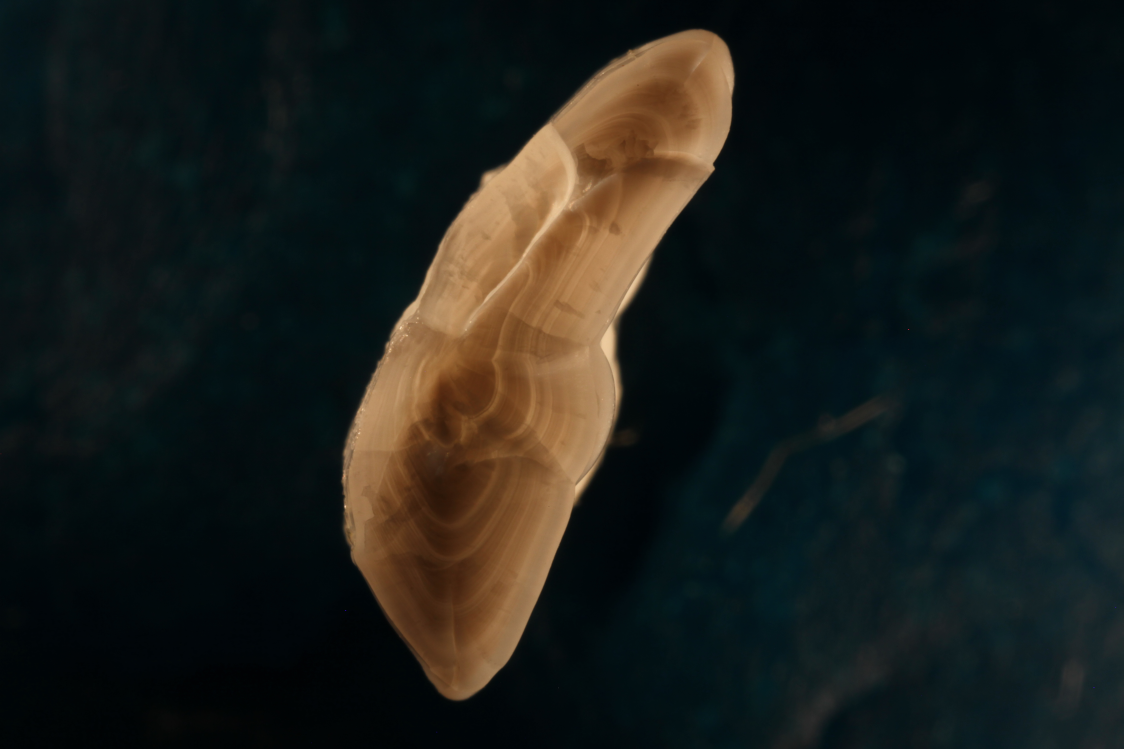
#> input picture regression/IMG_0067.JPG, 5616 x 3744 px (shown at 1/5 size); its folder holds only this picture in this run
$ python -i regress_cod_oto.py   (imports and definitions only)
#> lines starting #> are read from the running program, lines starting #| are printed output that depends on the picture; after the words box and inside, x2 and y2 are one past the last pixel; in counts of white or black regions, pixels touching at a corner belong together
import cv2
import numpy as np
import pandas as pd
import os
from pathlib import Path

from sklearn.model_selection import KFold
from sklearn.linear_model import LinearRegression
from sklearn.metrics import mean_squared_error

import matplotlib.pyplot as plt

# [51 lines left out: function regress_area, not called in this run]


def get_pixels(img):
#> called with img = 'regression/IMG_0067.JPG'
    gray = cv2.imread(img,0)
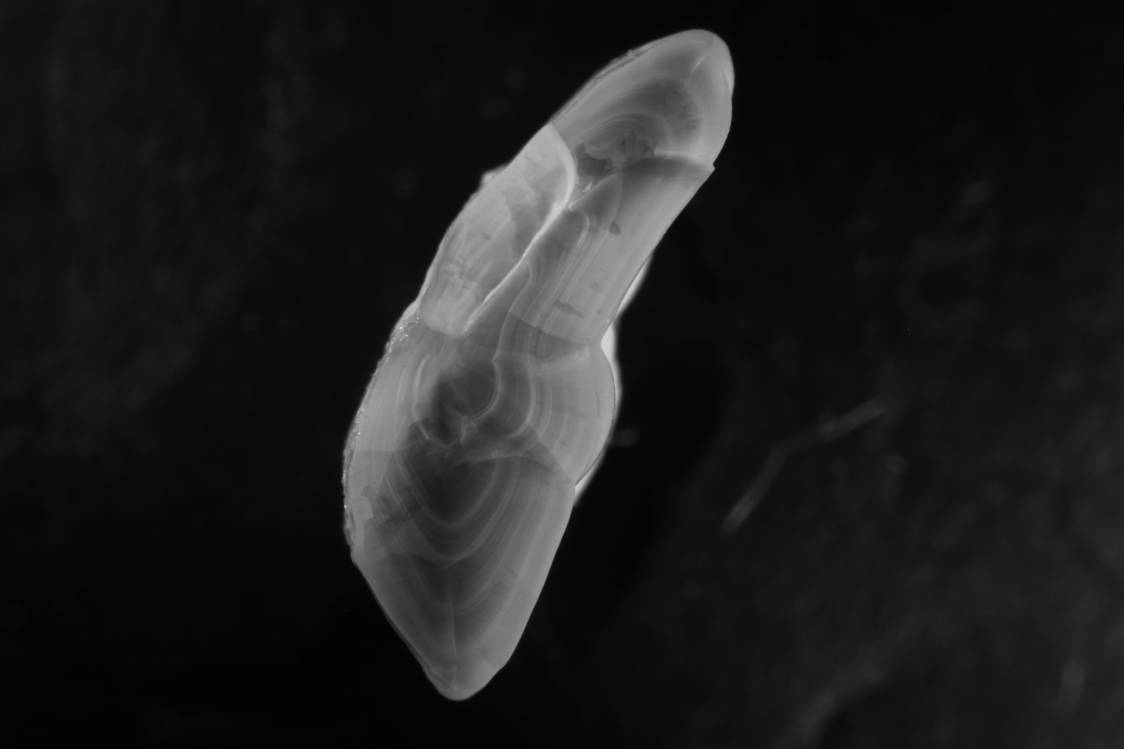
#> gray: shape (3744, 5616) (shown at 1/5 size); min 0, max 246, mean 28.9

    th, im_th = cv2.threshold(gray, 50, 255, cv2.THRESH_BINARY);
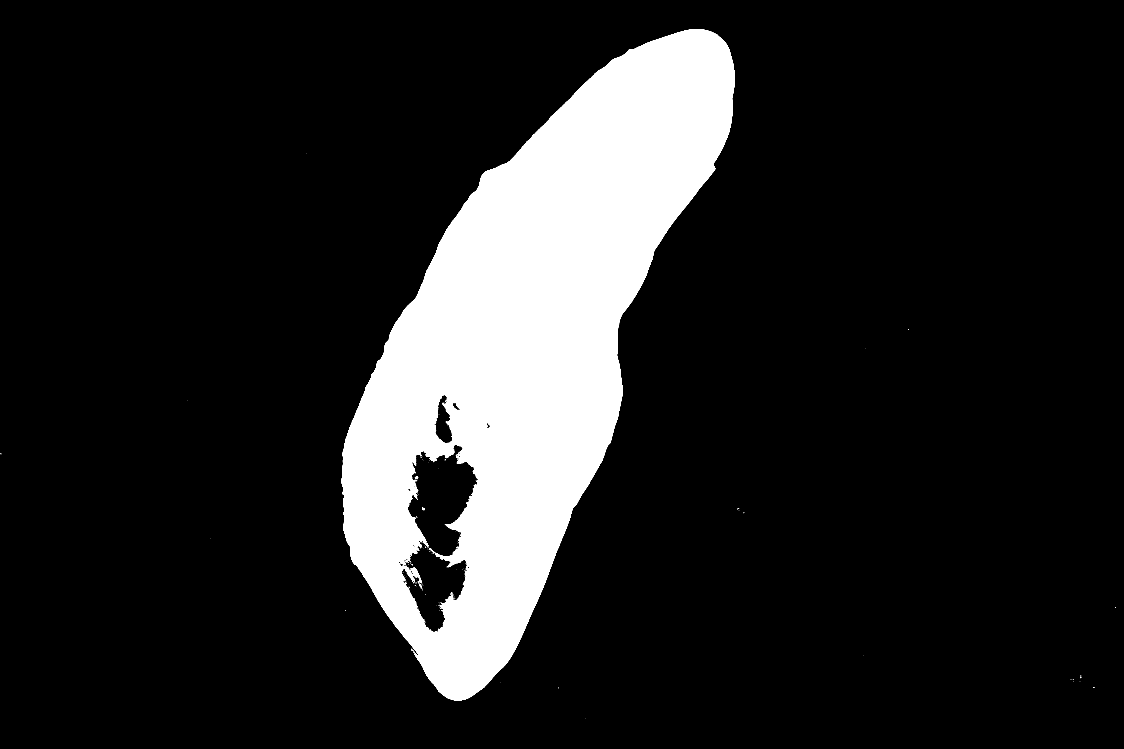
#> im_th: shape (3744, 5616) (shown at 1/5 size); 14.4% white; 622 white regions (609 under 20 px), largest, box (x1, y1, x2, y2) and area: (1706, 145, 3674, 3502) 3028779, (2076, 2382, 2091, 2393) 95, (2110, 2538, 2124, 2550) 94

    if type(im_th) == type(None):
        print("img:"+str(img)+" not an image")
        return 1

    # Copy the thresholded image.
    im_floodfill = im_th.copy()

    # Mask used to flood filling.
    # Notice the size needs to be 2 pixels than the image.
    h, w = im_th.shape[:2]
#> h = 3744; w = 5616
    mask = np.zeros((h+2, w+2), np.uint8)

    # Floodfill from point (0, 0)
    cv2.floodFill(im_floodfill, None, (0,0), 255);
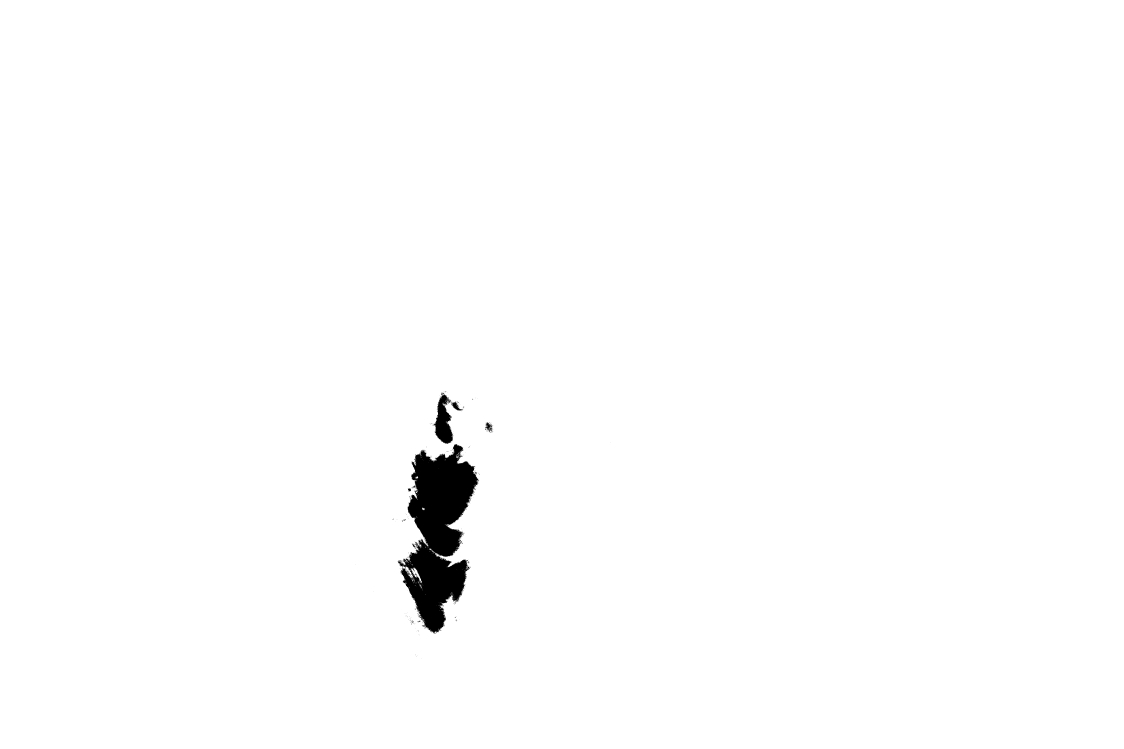
#> im_floodfill: shape (3744, 5616) (shown at 1/5 size); 99% white; 606 black regions (591 under 20 px), largest, box (x1, y1, x2, y2) and area: (1991, 2221, 2394, 3169) 201717, (2168, 1973, 2266, 2220) 13698, (2255, 2009, 2313, 2055) 961

    # Invert floodfilled image
    im_floodfill_inv = cv2.bitwise_not(im_floodfill)
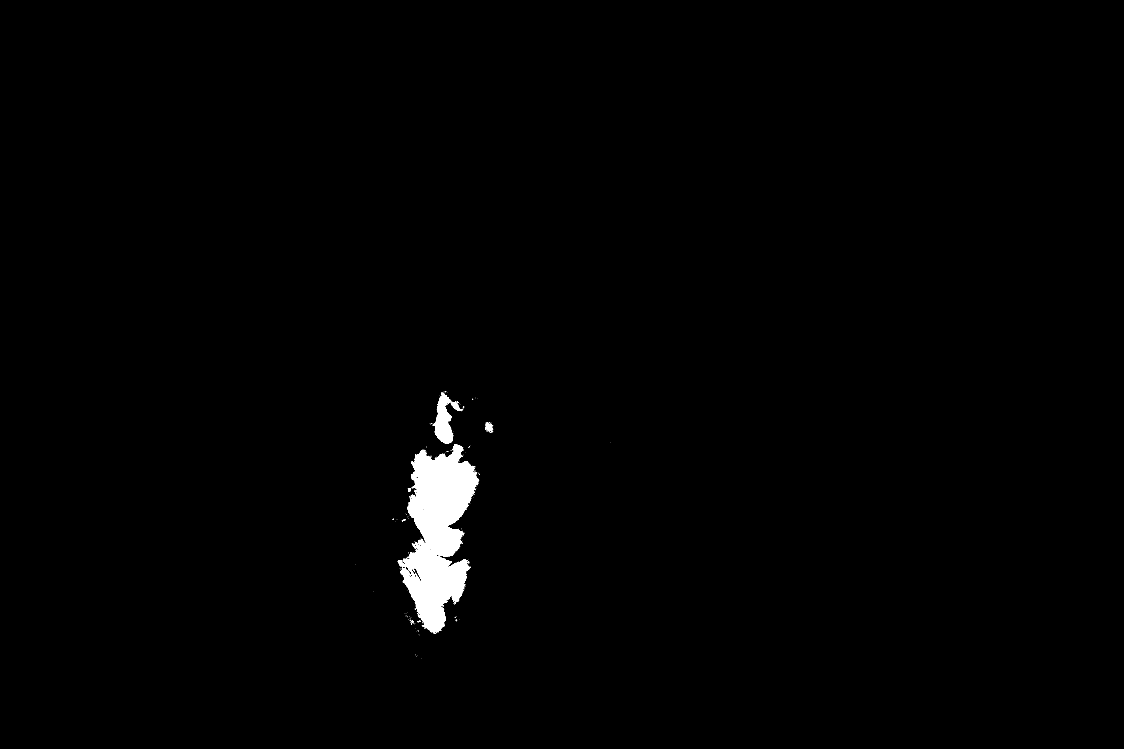
#> im_floodfill_inv: shape (3744, 5616) (shown at 1/5 size); 1% white; 606 white regions (591 under 20 px), largest, box (x1, y1, x2, y2) and area: (1991, 2221, 2394, 3169) 201717, (2168, 1973, 2266, 2220) 13698, (2255, 2009, 2313, 2055) 961

    # Combine the two images to get the foreground.
    im_out = im_th | im_floodfill_inv
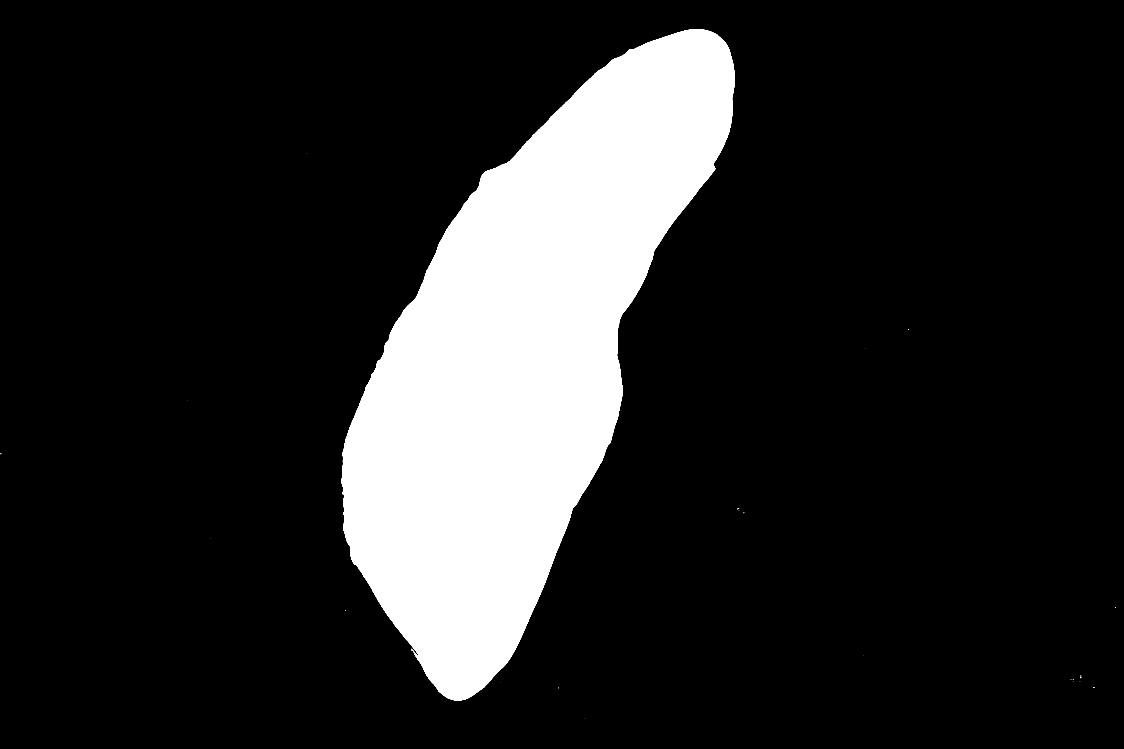
#> im_out: shape (3744, 5616) (shown at 1/5 size); 15.5% white; 43 white regions (40 under 20 px), largest, box (x1, y1, x2, y2) and area: (1706, 145, 3674, 3502) 3250017, (2057, 3248, 2067, 3255) 30, (4540, 1645, 4545, 1650) 21

    n_white_pix = np.sum(im_out == 255)
#> n_white_pix = 3250203

    return n_white_pix

    #cv2.imwrite('area_oto.png',im_out)

# [2 lines not run here, left out]

>>> result = get_pixels('regression/IMG_0067.JPG')
#> result = 3250203
